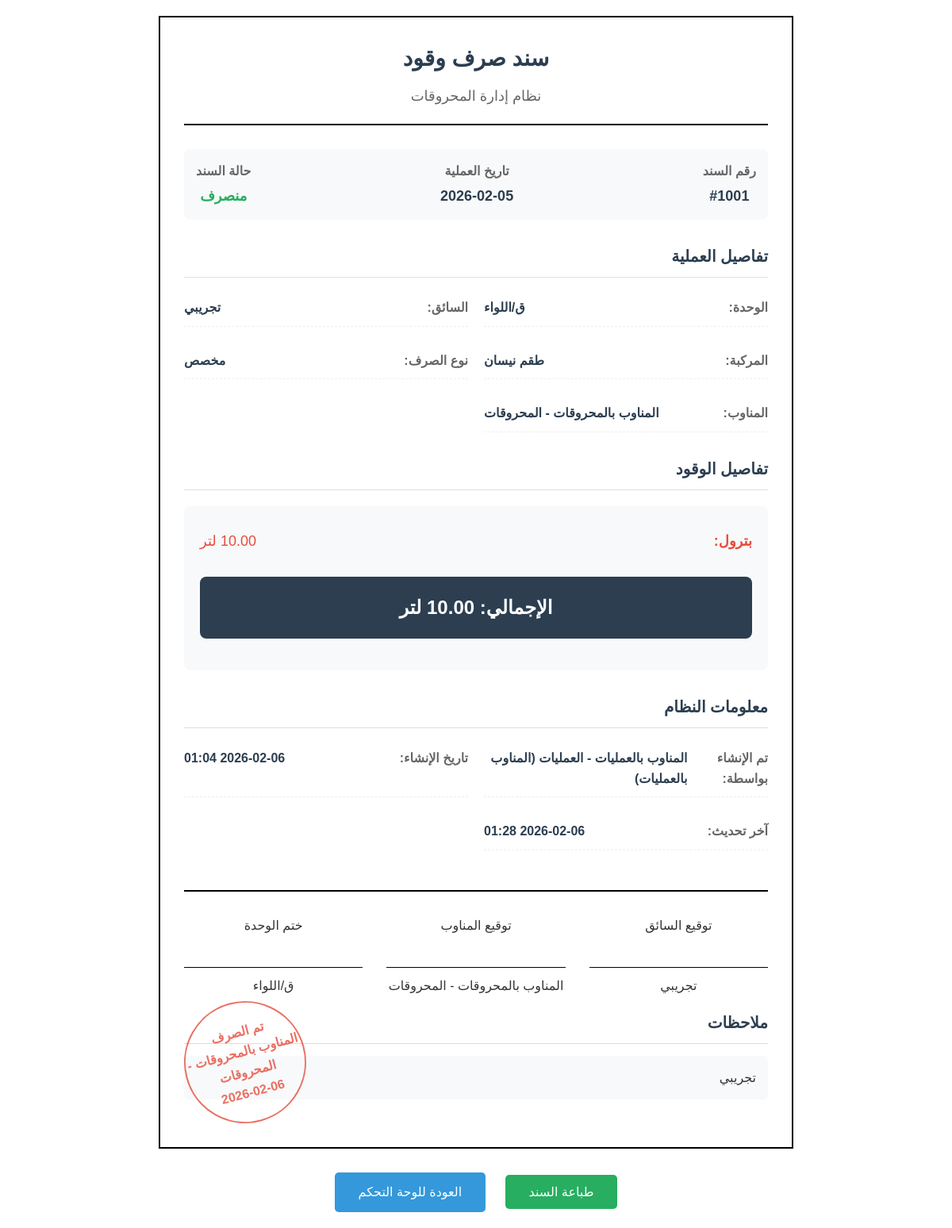
The app's page /fuel/print-receipt/1 (signed in) with its own data.
### tables this page shows
CREATE TABLE fuel_operations (
        id INTEGER PRIMARY KEY AUTOINCREMENT,
        operation_date TEXT NOT NULL,
        unit_id INTEGER NOT NULL,
        driver_name TEXT NOT NULL,
        vehicle_type TEXT NOT NULL,
        petrol_quantity REAL DEFAULT 0,
        diesel_quantity REAL DEFAULT 0,
        operation_officer TEXT,
        receipt_status_id INTEGER,
        receipt_number INTEGER UNIQUE,
        dispense_type_id INTEGER,
        purpose TEXT,
        month TEXT,
        notes TEXT,
        user_id INTEGER,
        created_at TIMESTAMP DEFAULT CURRENT_TIMESTAMP,
        updated_at TIMESTAMP DEFAULT CURRENT_TIMESTAMP,
        FOREIGN KEY (unit_id) REFERENCES units(id),
        FOREIGN KEY (user_id) REFERENCES users(id),
        FOREIGN KEY (dispense_type_id) REFERENCES dispense_types(id),
        FOREIGN KEY (receipt_status_id) REFERENCES receipt_statuses(id)
    );

CREATE TABLE units (
        id INTEGER PRIMARY KEY AUTOINCREMENT,
        name TEXT NOT NULL UNIQUE,
        code TEXT UNIQUE,
        is_active BOOLEAN DEFAULT 1
    );

CREATE TABLE dispense_types (
        id INTEGER PRIMARY KEY AUTOINCREMENT,
        name TEXT NOT NULL UNIQUE,
        description TEXT
    );

CREATE TABLE users (
        id INTEGER PRIMARY KEY AUTOINCREMENT,
        username TEXT NOT NULL UNIQUE,
        password TEXT NOT NULL,
        name TEXT NOT NULL,
        role TEXT NOT NULL,
        unit_id INTEGER,
        is_active BOOLEAN DEFAULT 1,
        created_at TIMESTAMP DEFAULT CURRENT_TIMESTAMP,
        FOREIGN KEY (unit_id) REFERENCES units(id)
    );

### app.py (the view)
@app.route('/fuel/print-receipt/<int:operation_id>')
@login_required
@role_required('المناوب بالمحروقات')
def print_receipt(operation_id):
    conn = get_db_connection()
    operation = conn.execute('''
        SELECT
            f.*,
            u.name as unit_name,
            r.name as status_name,
            d.name as dispense_name,
            us.name as user_name,
            us.role as user_role
        FROM fuel_operations f
        LEFT JOIN units u ON f.unit_id = u.id
        JOIN receipt_statuses r ON f.receipt_status_id = r.id
        JOIN dispense_types d ON f.dispense_type_id = d.id
        JOIN users us ON f.user_id = us.id
        WHERE f.id = ?
    ''', (operation_id,)).fetchone()
    if not operation or operation['receipt_status_id'] != 1:
        flash('لا يمكن طباعة سند غير منصرف', 'warning')
        return redirect(url_for('fuel_dashboard'))
    conn.close()
    return render_template('fuel/print_receipt.html', operation=operation)

### app.py (called while the page is built)
def get_db_connection():
    conn = sqlite3.connect('database.db')
    conn.row_factory = sqlite3.Row
    return conn

def login_required(f):
    @functools.wraps(f)
    def decorated_function(*args, **kwargs):
        if 'user_id' not in session:
            flash('الرجاء تسجيل الدخول أولاً', 'warning')
            return redirect(url_for('login'))
        return f(*args, **kwargs)
    return decorated_function

def role_required(required_role):
    def decorator(f):
        @functools.wraps(f)
        def decorated_function(*args, **kwargs):
            if 'user_role' not in session:
                flash('غير مصرح بالدخول', 'danger')
                return redirect(url_for('login'))
            if session['user_role'] == 'مدير النظام':
                return f(*args, **kwargs)
            if session['user_role'] != required_role:
                flash('ليس لديك صلاحية للوصول إلى هذه الصفحة', 'danger')
                return redirect(url_for('dashboard'))
            return f(*args, **kwargs)
        return decorated_function
    return decorator

### templates/fuel/print_receipt.html (shortened to what this page needs)
<!DOCTYPE html>
<html lang="ar" dir="rtl">
<head>
</head>
<body>
    <div class="receipt-container">
        <div class="stamp">
            <div class="stamp-text">
                تم الصرف<br>
                {{ operation.operation_officer }}<br>
                {{ operation.updated_at[:10] if operation.updated_at else operation.created_at[:10] }}
            </div>
        </div>
        <div class="header">
            <h1>سند صرف وقود</h1>
            <div class="subtitle">نظام إدارة المحروقات</div>
        </div>
        <div class="receipt-info">
            <div class="info-item">
                <div class="info-label">رقم السند</div>
                <div class="info-value">#{{ operation.receipt_number }}</div>
            </div>
            <div class="info-item">
                <div class="info-label">تاريخ العملية</div>
                <div class="info-value">{{ operation.operation_date }}</div>
            </div>
            <div class="info-item">
                <div class="info-label">حالة السند</div>
                <div class="info-value" style="color: #27ae60;">منصرف</div>
            </div>
        </div>
        <div class="section">
            <h2 class="section-title">تفاصيل العملية</h2>
            <div class="details-grid">
                <div class="detail-row">
                    <span class="detail-label">الوحدة:</span>
                    <span class="detail-value">{{ operation.unit_name or 'غير محدد' }}</span>
                </div>
                <div class="detail-row">
                    <span class="detail-label">السائق:</span>
                    <span class="detail-value">{{ operation.driver_name }}</span>
                </div>
                <div class="detail-row">
                    <span class="detail-label">المركبة:</span>
                    <span class="detail-value">{{ operation.vehicle_type }}</span>
                </div>
                <div class="detail-row">
                    <span class="detail-label">نوع الصرف:</span>
                    <span class="detail-value">{{ operation.dispense_name }}</span>
                </div>
                <div class="detail-row">
                    <span class="detail-label">المناوب:</span>
                    <span class="detail-value">{{ operation.operation_officer or 'غير محدد' }}</span>
                </div>
            </div>
        </div>
        <div class="section">
            <h2 class="section-title">تفاصيل الوقود</h2>
            <div class="fuel-details">
                {% if operation.petrol_quantity > 0 %}
                <div class="fuel-item">
                    <span class="fuel-label petrol">بترول:</span>
                    <span class="fuel-value petrol">{{ "%.2f"|format(operation.petrol_quantity) }} لتر</span>
                </div>
                {% endif %}
                {% if operation.petrol_quantity > 0 or operation.diesel_quantity > 0 %}
                <div class="total">
                    الإجمالي: {{ "%.2f"|format(operation.petrol_quantity + operation.diesel_quantity) }} لتر
                </div>
                {% endif %}
            </div>
        </div>
        <div class="section">
            <h2 class="section-title">معلومات النظام</h2>
            <div class="details-grid">
                <div class="detail-row">
                    <span class="detail-label">تم الإنشاء بواسطة:</span>
                    <span class="detail-value">{{ operation.user_name }} ({{ operation.user_role }})</span>
                </div>
                <div class="detail-row">
                    <span class="detail-label">تاريخ الإنشاء:</span>
                    <span class="detail-value">{{ operation.created_at[:16] }}</span>
                </div>
                <div class="detail-row">
                    <span class="detail-label">آخر تحديث:</span>
                    <span class="detail-value">{{ operation.updated_at[:16] if operation.updated_at else operation.created_at[:16] }}</span>
                </div>
            </div>
        </div>
        <div class="signatures">
            <div class="signature-box">
                <div>توقيع السائق</div>
                <div class="signature-line"></div>
                <div>{{ operation.driver_name }}</div>
            </div>
            <div class="signature-box">
                <div>توقيع المناوب</div>
                <div class="signature-line"></div>
                <div>{{ operation.operation_officer or 'مناوب المحروقات' }}</div>
            </div>
            <div class="signature-box">
                <div>ختم الوحدة</div>
                <div class="signature-line"></div>
                <div>{{ operation.unit_name or 'الوحدة' }}</div>
            </div>
        </div>
        {% if operation.notes %}
        <div class="section">
            <h2 class="section-title">ملاحظات</h2>
            <div style="padding: 15px; background: #f8f9fa; border-radius: 5px;">
                {{ operation.notes }}
            </div>
        </div>
        {% endif %}
    </div>
    <div class="print-actions no-print">
        <button class="btn btn-print" onclick="window.print()">
             طباعة السند
        </button>
        <a href="{{ url_for('fuel_dashboard') }}" class="btn">
             العودة للوحة التحكم
        </a>
    </div>
</body>
</html>

### templates/fuel/print_receipt.html (style rules this page uses)
body { font-family: 'Arial', sans-serif; line-height: 1.6; color: #333; max-width: 800px; margin: 0 auto; padding: 20px; background: white; }
.receipt-container { border: 2px solid #000; padding: 30px; position: relative; }
.header { text-align: center; margin-bottom: 30px; border-bottom: 2px solid #000; padding-bottom: 20px; }
.header h1 { margin: 0; font-size: 28px; color: #2c3e50; }
.header .subtitle { font-size: 18px; color: #666; margin-top: 10px; }
.receipt-info { display: flex; justify-content: space-between; margin-bottom: 30px; padding: 15px; background: #f8f9fa; border-radius: 8px; }
.info-item { display: flex; flex-direction: column; align-items: center; }
.info-label { font-weight: bold; color: #666; margin-bottom: 5px; }
.info-value { font-size: 18px; font-weight: bold; color: #2c3e50; }
.section { margin-bottom: 30px; }
.section-title { font-size: 20px; color: #2c3e50; margin-bottom: 15px; padding-bottom: 10px; border-bottom: 1px solid #ddd; }
.details-grid { display: grid; grid-template-columns: repeat(2, 1fr); gap: 20px; }
.detail-row { display: flex; justify-content: space-between; padding: 10px 0; border-bottom: 1px dashed #eee; }
.detail-label { font-weight: bold; color: #666; }
.detail-value { font-weight: bold; color: #2c3e50; }
.fuel-details { background: #f8f9fa; padding: 20px; border-radius: 8px; margin-top: 20px; }
.fuel-item { display: flex; justify-content: space-between; padding: 10px 0; font-size: 18px; }
.fuel-label { font-weight: bold; }
.petrol { color: #e74c3c; }
.total { font-size: 24px; font-weight: bold; text-align: center; margin: 20px 0; padding: 20px; background: #2c3e50; color: white; border-radius: 8px; }
.signatures { display: grid; grid-template-columns: repeat(3, 1fr); gap: 30px; margin-top: 50px; padding-top: 30px; border-top: 2px solid #000; }
.signature-box { text-align: center; }
.signature-line { width: 100%; height: 1px; background: #000; margin: 40px 0 10px 0; }
.stamp { position: absolute; bottom: 30px; left: 30px; width: 150px; height: 150px; border: 2px solid #e74c3c; border-radius: 50%; display: flex; align-items: center; justify-content: center; transform: rotate(-15deg); opacity: 0.8; }
.stamp-text { text-align: center; font-weight: bold; color: #e74c3c; }
.print-actions { text-align: center; margin-top: 30px; }
.btn { padding: 12px 30px; background: #3498db; color: white; border: none; border-radius: 5px; cursor: pointer; font-size: 16px; margin: 0 10px; text-decoration: none; display: inline-block; }
.btn-print { background: #27ae60; }

### records on screen
fuel_operations: operation_officer "المناوب بالمحروقات - المحروقات", updated_at "2026-02-06", receipt_number "1001", operation_date "2026-02-05", driver_name "تجريبي", vehicle_type "طقم نيسان", created_at "2026-02-06 01:04", updated_at "2026-02-06 01:28", notes "تجريبي"
units: name "ق/اللواء"
dispense_types: dispense_name "مخصص"
users: user_name "المناوب بالعمليات - العمليات", user_role "المناوب بالعمليات"
